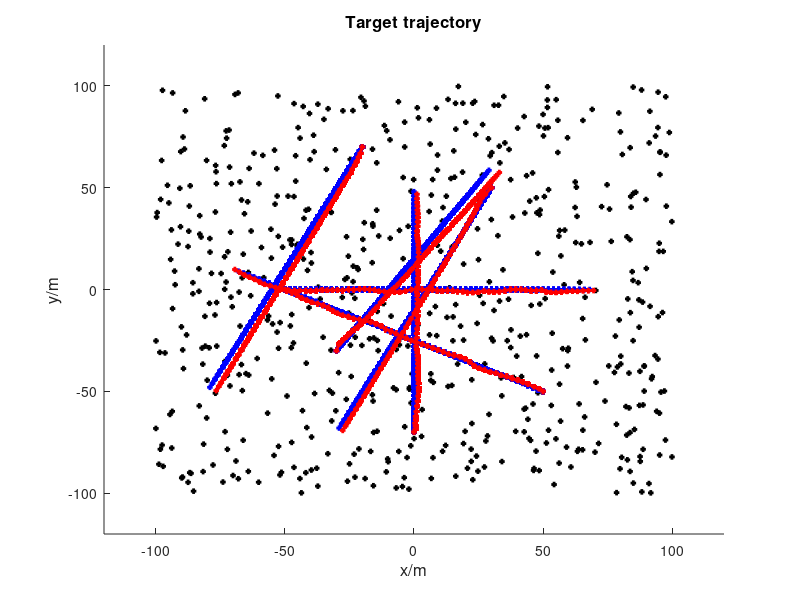

MATLAB code to generate this figure:
clc; clear; close all;
rng(5);

% basic parameter set
sample_time = 60;
N_targets = 6;
Rnoise_mea = 1;
mu_c = 10;                   % the mean number of clutters (Possion)
state_dim = 4;
range_c = [-100, -100; 100, 100];
T = 1;                      % sample interval
sigma_w = 0;               % state transition noise variance
sigma_v = 1;               % measurement noise variance
d_chi = 16;

% the transition parameters matrix
Amat_state = [1 T 0 0; 0 1 0 0; 0 0 1 T; 0 0 0 1];
Hmat_mea = [1 0 0 0; 0 0 1 0];
Rmat_noise = sigma_v * eye(2);
Tmat_temp = [1, 1/T; 1/T, 2/T^2];
Pmat_cov = kron(Rmat_noise, Tmat_temp);
V = wgn(1,2,0);
Qmat_noise = [T^4/4*(V'*V)  T^3/2*(V'*V) ; T^3/2*(V'*V) T^2*(V'*V)];%


% targets location and velocity initialization
xPosition_true0 = [-30; 30; 50; 0; -20; -50];
yPosition_true0 = [-30; 50; -50; -70; 70; 0];
xVelocity_true0 = [1; -1; -2; 0; -1; 2];
yVelocity_true0 = [1.5; -2; 1; 2; -2; 0];


% create the state array and measurement array
xPosseq_true = zeros(N_targets, sample_time);
yPosseq_true = zeros(N_targets, sample_time);
xVelseq_true = zeros(N_targets, sample_time);
yVelseq_true = zeros(N_targets, sample_time);

% Zkxseq_targets = zeros(N_targets, sample_time);
% Zkyseq_targets = zeros(N_targets, sample_time);

xPosseq_true(:, 1) = xPosition_true0;
yPosseq_true(:, 1) = yPosition_true0;
xVelseq_true(:, 1) = xVelocity_true0;
yVelseq_true(:, 1) = yVelocity_true0;

% Zkxseq_targets(:, 1) = xPosition_true0;
% Zkyseq_targets(:, 1) = yPosition_true0;

for k_time = 2 : sample_time
    Xtrue_nk = Amat_state * [xPosseq_true(:, k_time - 1)'; ...
        xVelseq_true(:, k_time - 1)'; yPosseq_true(:, k_time - 1)'; ...
        yVelseq_true(:, k_time - 1)'] + ...
        sqrt(sigma_w) * randn(state_dim, 1);
    xPosseq_true(:, k_time) = Xtrue_nk(1, :);
    xVelseq_true(:, k_time) = Xtrue_nk(2, :);
    yPosseq_true(:, k_time) = Xtrue_nk(3, :);
    yVelseq_true(:, k_time) = Xtrue_nk(4, :);
    % xPosseq_true(:, k_time) = xPosseq_true(:, k_time - 1) + ...
    % xVelseq_true(:, k_time - 1);
    % yPosseq_true(:, k_time) = yPosseq_true(:, k_time - 1) + ...
    % yVelseq_true(:, k_time - 1);
    % xVelseq_true(:, k_time) = xVelseq_true(:, k_time - 1);
    % yVelseq_true(:, k_time) = yVelseq_true(:, k_time - 1);

    % Xstate_truek = [xPosseq_true(:, k_time - 1)]
end

Zkxseq_targets = xPosseq_true + sqrt(sigma_v) * ...
    randn(N_targets, sample_time);
Zkyseq_targets = yPosseq_true + sqrt(sigma_v) * ...
    randn(N_targets, sample_time);
Zkcell_seq = cat(1);
cPosset_seq = cat(1);

% combine the observations and clutters
for k_time = 1 : sample_time
    N_c = poissrnd(mu_c);   % the number of clutters
    cPosset_k = repmat(range_c(1, :), [N_c 1]) + ...
        rand(N_c, 2) * diag([-1, 1] * range_c);      % create the clutters
    Zkcell_seq{k_time} = [Zkxseq_targets(:, k_time), ...
        Zkyseq_targets(:, k_time); cPosset_k];
    cPosset_seq{k_time} = cPosset_k;
end

% apply the tracking algorithm to the noisy observations
xPosseq_hat = zeros(N_targets, sample_time);
yPosseq_hat = zeros(N_targets, sample_time);
xVelseq_hat = zeros(N_targets, sample_time);
yVelseq_hat = zeros(N_targets, sample_time);

xPosseq_hat(:, 1) = xPosition_true0;
yPosseq_hat(:, 1) = yPosition_true0;
xVelseq_hat(:, 1) = xVelocity_true0;
yVelseq_hat(:, 1) = yVelocity_true0;



%% NN algorithm
for k_time = 2 : sample_time
    Pmat_cov = Amat_state * Pmat_cov * Amat_state' + Qmat_noise;
    Smat_k = Hmat_mea * Pmat_cov * Hmat_mea' + Rmat_noise;
    Kmat_gain = Pmat_cov * Hmat_mea' / (Hmat_mea * Pmat_cov * ...
        Hmat_mea' + Rmat_noise);
    for n_tidx = 1 : N_targets
        XPri_nk = Amat_state * [xPosseq_hat(n_tidx, k_time - 1); ...
            xVelseq_hat(n_tidx, k_time - 1); ...
            yPosseq_hat(n_tidx, k_time - 1); ...
            yVelseq_hat(n_tidx, k_time - 1)];
        ZPri_nk = (Hmat_mea * XPri_nk)';

        % dvec_nk = sqrt(sum((ZPri_nk - Zkcell_seq{k_time}) .^ 2, 2));
        dvec_nk = diag((ZPri_nk - Zkcell_seq{k_time}) / Smat_k * ...
        (ZPri_nk - Zkcell_seq{k_time})');
        [dmin_nk, didx_nk] = min(dvec_nk);
        if dmin_nk < d_chi
            % the gain of kalman filter
            ZPost_nk = Zkcell_seq{k_time}(didx_nk, :);
            XPost_nk = XPri_nk + Kmat_gain * (ZPost_nk' - Hmat_mea * XPri_nk);
            Pmat_cov = (eye(state_dim) - Kmat_gain * Hmat_mea) * Pmat_cov;
        else
            XPost_nk = XPri_nk;
        end
        xPosseq_hat(n_tidx, k_time) = XPost_nk(1);
        xVelseq_hat(n_tidx, k_time) = XPost_nk(2);
        yPosseq_hat(n_tidx, k_time) = XPost_nk(3);
        yVelseq_hat(n_tidx, k_time) = XPost_nk(4);
    end

end



% plot the target trajectory
Fsz = 12;
Lw = 2;
Msz = 2;


fhandle_fig1 = figure(1);
title('Target trajectory', 'Fontsize', Fsz);
xlabel('x/m', 'Fontsize', Fsz);
ylabel('y/m', 'Fontsize', Fsz);
hold on;
xlim([-120 120])
ylim([-120 120])

N_show = 1 : N_targets;

for k_time = 1 : sample_time
    for n_tidx = N_show
        phandle_ture = plot(xPosseq_true(n_tidx, 1 : k_time), ...
        yPosseq_true(n_tidx, 1 : k_time), 'b', 'LineWidth', Lw, ...
        'Marker', 's', 'MarkerSize', Msz);
    end

    cPosset_k = cPosset_seq{k_time};
    for c_idx = 1 : size(cPosset_k, 1)
        phandle_clutter = plot(cPosset_k(c_idx, 1), cPosset_k(c_idx, 2),...
        'k*', 'LineWidth', Lw, 'Marker', 's', 'MarkerSize', Msz);
    end

    for n_tidx = N_show
        phandle_hat = plot(xPosseq_hat(n_tidx, 1 : k_time), ...
        yPosseq_hat(n_tidx, 1 : k_time), 'r', 'LineWidth', Lw, ...
        'Marker', 's', 'MarkerSize', Msz);
    end
    pause(0.1);
    % clf(fhandle_fig1)
end



